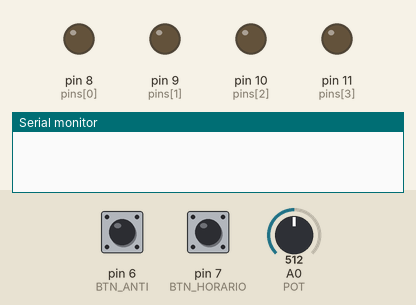
This sketch was run on a simulated Arduino Uno, built with avr-gcc and run on an emulated ATmega328P. Parts: output pins drawn as LEDs (lit = HIGH), the last lines printed to the serial monitor. Dashed ring = blinking. The test bench sets the inputs (shaded band); at power-on: pin 6 (BTN_ANTI) HIGH, pin 7 (BTN_HORARIO) HIGH, A0 (POT) = 512.

Above: at 1.2 s.
1.3 s: pin 6 (BTN_ANTI) pulled LOW for 0.15 s
At 1.46 s:
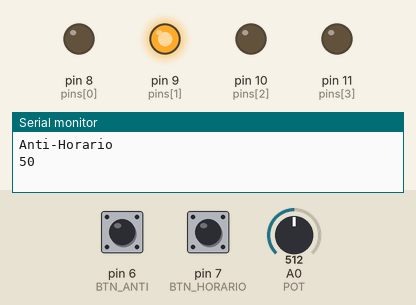
3.0 s: pin 7 (BTN_HORARIO) pulled LOW for 1 s
At 3.41 s:
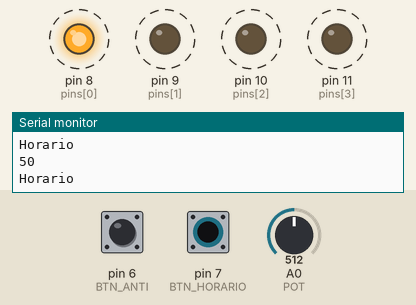
6.0 s: pin 7 (BTN_HORARIO) pulled LOW for 3.2 s
At 10.3 s:
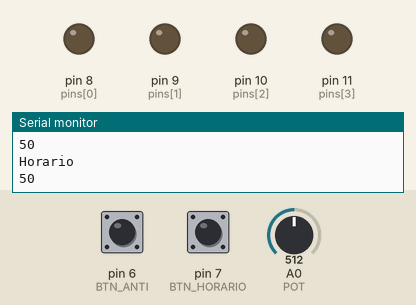
10.7 s: pin 6 (BTN_ANTI) pulled LOW for 3.2 s
At 10.86 s:
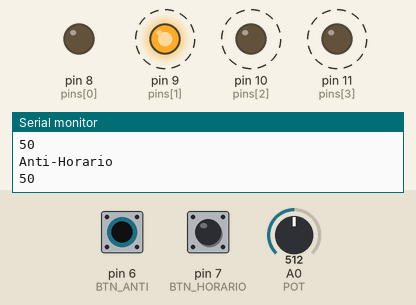
Timing chart, 0 to 15.5 s (numbered marks = the images above; inputs shaded):
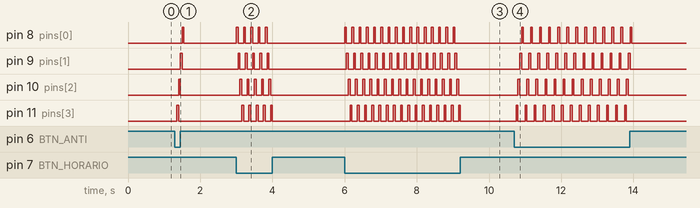

Measured:
- after the input at 1.3 s, pin 8 (pins[0]): LOW → HIGH after 0.20 s, → LOW 0.05 s later; pin 9 (pins[1]): LOW → HIGH after 0.15 s, → LOW 0.05 s later; pin 10 (pins[2]): LOW → HIGH after 0.10 s, → LOW 0.05 s later; pin 11 (pins[3]): LOW → HIGH after 0.05 s, → LOW 0.05 s later
- after the input at 3.0 s, pin 8 (pins[0]): alternates HIGH for 0.05 s and LOW for 0.15 s, 10 changes in all, then stays LOW, starting at once; pin 9 (pins[1]): alternates HIGH for 0.05 s and LOW for 0.15 s, 10 changes in all, then stays LOW, starting after 0.05 s
- after the input at 6.0 s, pin 8 (pins[0]): alternates HIGH for 0.05 s and LOW for 0.15 s, 32 changes in all, then stays LOW, starting at once; pin 9 (pins[1]): alternates HIGH for 0.05 s and LOW for 0.15 s, 32 changes in all, then stays LOW, starting after 0.05 s
- after the input at 10.7 s, pin 8 (pins[0]): alternates HIGH for 0.05 s and LOW for 0.20 s, 26 changes in all, then stays LOW, starting after 0.20 s; pin 9 (pins[1]): alternates HIGH for 0.05 s and LOW for 0.20 s, 26 changes in all, then stays LOW, starting after 0.15 s

The sketch:

motorPasso.ino
```cpp
#define POT A0
#define BTN_HORARIO 7
#define BTN_ANTI 6

int i;
int pins[] = {8,9,10,11};
int side = 0;
int speedMotor = 0;

void setup() {
  Serial.begin(9600);
  pinMode(POT, INPUT);

  pinMode(BTN_HORARIO, INPUT_PULLUP);
  pinMode(BTN_ANTI, INPUT_PULLUP);

  for (i = 0; i < 4; i++) {
    pinMode(pins[i], OUTPUT);
  }
}

void loop() {
  speedMotor = analogRead(POT);
  speedMotor = map(speedMotor, 0, 1023, 1, 100);

  if (digitalRead(BTN_HORARIO) == LOW) {
    Serial.println("Horario");
    Serial.println(speedMotor);
    for (i = 0; i < 4; i++) {
      digitalWrite(pins[i], HIGH);
      delay(100-speedMotor);
      digitalWrite(pins[i], LOW);
    }
  }
  if (digitalRead(BTN_ANTI) == LOW) {
    Serial.println("Anti-Horario");
    Serial.println(speedMotor);
    for (i = 4; i >= 0; i--) {
      digitalWrite(pins[i], HIGH);
      delay(100-speedMotor);
      digitalWrite(pins[i], LOW);
    }
  }
}
```
